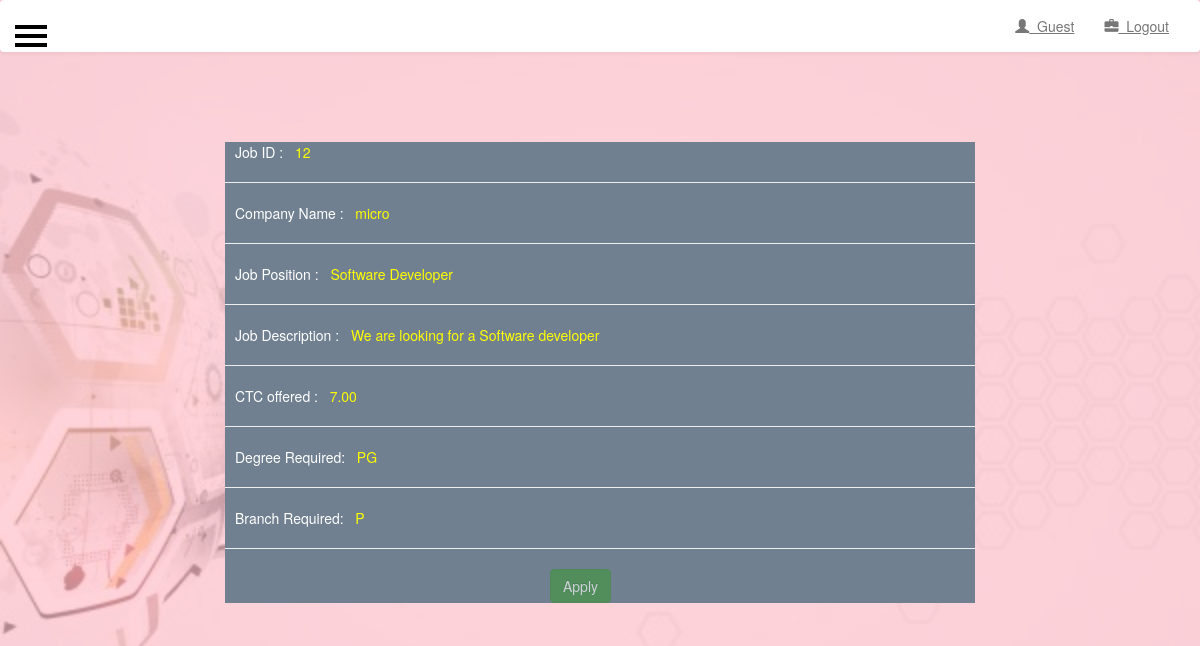
The app's page /company/jobs/12/ with its own data.
### company/models.py (models this page shows, shortened)
class Job_desc(models.Model):
    COURSE=(
        ('UG','Bachelors'),
        ('PG','Masters'),
        ('PHD','Philospher'),
    )
    BRANCH=(
        ('FE','Front-End'),
        ('BE','Back-End'),
        ('P','Programming'),
    )
    register = models.ForeignKey('Register', on_delete=models.CASCADE,null=True)
    c_position = models.CharField(max_length=30,blank=True,null=True)
    list_of_student=models.CharField(max_length=500,blank=True,null=True)
    c_description=models.CharField(max_length=500,null=True)
    date_published = models.DateField(null=True)
    date_expiry=models.DateField(null=True)
    c_ctc_offered = models.DecimalField(decimal_places=2, max_digits=8, blank=True,null=True)
    c_branch = models.CharField(max_length=10, choices=BRANCH, default='P')
    c_course = models.CharField(max_length=5, choices=COURSE, default='PG')

class Register(models.Model):
    c_name=models.CharField(max_length=20,blank=True,null=True,unique=True)
    c_company_name=models.CharField(max_length=20,blank=True,null=True)
    c_details=models.TextField(blank=True)
    c_verified=models.BooleanField(default=False,blank=True)
    c_verification=models.IntegerField(default=0,blank=True)
    phone_regex = RegexValidator(regex=r'^\+?1?\d{9,15}$',
                                 message="Phone number must be entered in the format: '+999999999'. Up to 15 digits allowed.")
    c_contact = models.CharField(validators=[phone_regex], blank=True,max_length=15)  # validators should be a list
    c_email = models.EmailField(blank=True)
    c_password=models.CharField(max_length=30,blank=True)
    c_confirm_password=models.CharField(max_length=30,blank=True)
    c_ppt = models.FileField(upload_to="documents/", blank=True)

### company/views.py (the view)
# urls.py: url('jobs/(?P<jobid>[0-9]+)/',views.jobdesc,name='jobdesc'),
def jobdesc(request,jobid):
    disable=""
    if request.session.has_key('username'):
        user = request.session['username']
        request.session['jobid'] = jobid
    else:
        user="Guest"
        disable="disabled"
    tmp=Job_desc.objects.filter(pk=jobid)
    t=Job_desc.objects.get(pk=jobid)
    form=list(tmp.values())#retrieved row
    name = Register.objects.get(pk=t.register_id).c_name
    return render(request, 'company/apply_job.html', {'form':form,'company':name,'jobid':jobid,'username':user,'disabled':disable})

### company/templates/company/apply_job.html (shortened to what this page needs)
{% extends 'home/user_profile.html' %}
{% block name %}
{{username}}
{% endblock %}
{%block main_body%}
<div class="listing" style="background-color: slategrey;">
    {% for item in form %}
        <div style="color: white;margin-left: 10px;">Job ID :<span style="color:yellow;" > &nbsp  {{ item.id}}</span> </div>
        <hr>
        <div  style="color: white;margin-left: 10px;">Company Name :<span style="color:yellow;" > &nbsp  {{ company }}</span> </div>
        <hr>
        <div  style="color: white;margin-left: 10px;">Job Position : <span style="color:yellow;" > &nbsp {{ item.c_position }}</span></div>
        <hr>
        <div  style="color: white;margin-left: 10px;">Job Description :<span style="color:yellow;" > &nbsp {{ item.c_description }}</span></div>
        <hr>
        <div  style="color: white;margin-left: 10px;">CTC offered :<span style="color:yellow;" > &nbsp {{ item.c_ctc_offered }}</span></div>
        <hr>
        <div  style="color: white;margin-left: 10px;">Degree Required:<span style="color:yellow;" > &nbsp {{ item.c_course }}</span></div>
        <hr>
        <div  style="color: white;margin-left: 10px;">Branch Required:<span style="color:yellow;" > &nbsp {{ item.c_branch }}</span></div>
        <hr>
        <div>   <form class="form-horizontal " action="/company/applied_msg/{{ item.id }}" method="post" enctype="multipart/form-data">
                        <div class="form-group">
                            <div class="col-sm-offset-5 col-sm-10">
                                <button type="submit" class="btn btn-success" {{disabled}}>Apply</button>
                            </div>
                        </div>
                    </form>
        </div>
            {% endfor %}
</div>
{% endblock %}

### home/static/home/css/style.css (style rules this page uses)
#backgroundImage { z-index: 1; }
#backgroundImage:before { content: ""; position: absolute; z-index: -1; top: 0; bottom: 0; left: 0; right: 0; background-image: url('../images/bg1.jpg'); background-repeat: no-repeat; background-size: 100%; opacity: 0.3; filter: alpha(opacity=40); height: 100%; width: 100%; }
.listing { background: rebeccapurple; color: white; }

### home/templates/home/user_profile.html (style rules this page uses)
body { position: relative; overflow-x: hidden; }
body, html { height: 100%; background-color: aquamarine; }
body, html { background-color:pink; }
#backgroundImage { z-index: 1; }
#backgroundImage:before { content: ""; position: absolute; z-index: -1; top: 0; bottom: 0; left: 0; right: 0; background-image: url('../images/bg1.jpg'); background-repeat: no-repeat; background-size: 100%; opacity: 0.3; filter: alpha(opacity=40); height: 100%; width: 100%; }
.listing { background:black; color:mediumspringgreen; }

### records on screen
Job_desc: id "12", c_position "Software Developer", c_description "We are looking for a Software developer", c_ctc_offered "7.00", c_course "PG", c_branch "P"
Register: c_name "micro"

### other values on screen
{{ username }} "Guest"
